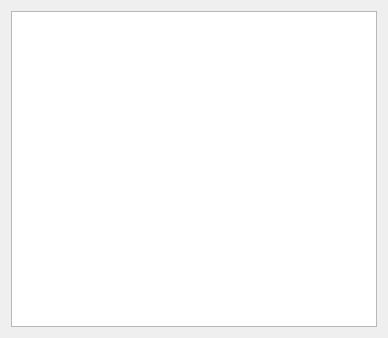
<?xml version="1.0" encoding="UTF-8"?>
<ui version="4.0">
 <class>ShareFile</class>
 <widget class="QWidget" name="ShareFile">
  <property name="geometry">
   <rect>
    <x>0</x>
    <y>0</y>
    <width>388</width>
    <height>338</height>
   </rect>
  </property>
  <property name="windowTitle">
   <string>分享文件</string>
  </property>
  <layout class="QHBoxLayout" name="horizontalLayout">
   <item>
    <widget class="QListWidget" name="listWidget"/>
   </item>
  </layout>
 </widget>
 <resources/>
 <connections/>
</ui>
